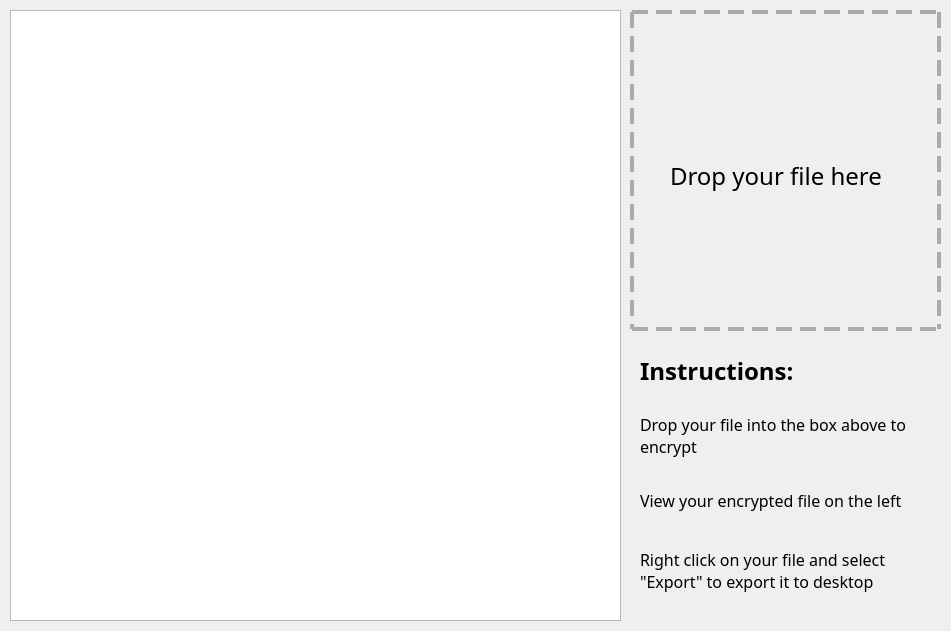
<?xml version="1.0" encoding="UTF-8"?>
<ui version="4.0">
 <class>fileEncryption</class>
 <widget class="QWidget" name="fileEncryption">
  <property name="geometry">
   <rect>
    <x>0</x>
    <y>0</y>
    <width>951</width>
    <height>631</height>
   </rect>
  </property>
  <property name="minimumSize">
   <size>
    <width>951</width>
    <height>631</height>
   </size>
  </property>
  <property name="maximumSize">
   <size>
    <width>951</width>
    <height>631</height>
   </size>
  </property>
  <property name="windowTitle">
   <string>File Encryption</string>
  </property>
  <widget class="QWidget" name="widget" native="true">
   <property name="geometry">
    <rect>
     <x>630</x>
     <y>10</y>
     <width>311</width>
     <height>321</height>
    </rect>
   </property>
   <property name="autoFillBackground">
    <bool>false</bool>
   </property>
   <property name="styleSheet">
    <string notr="true">border: 4px dashed #aaa</string>
   </property>
   <widget class="QLabel" name="dropFileLabel">
    <property name="geometry">
     <rect>
      <x>40</x>
      <y>140</y>
      <width>231</width>
      <height>51</height>
     </rect>
    </property>
    <property name="font">
     <font>
      <family>Segoe Print</family>
      <pointsize>18</pointsize>
     </font>
    </property>
    <property name="styleSheet">
     <string notr="true">border: none</string>
    </property>
    <property name="text">
     <string>Drop your file here</string>
    </property>
   </widget>
  </widget>
  <widget class="QLabel" name="instructionText">
   <property name="geometry">
    <rect>
     <x>640</x>
     <y>350</y>
     <width>191</width>
     <height>41</height>
    </rect>
   </property>
   <property name="font">
    <font>
     <family>Segoe Print</family>
     <pointsize>18</pointsize>
     <weight>75</weight>
     <bold>true</bold>
    </font>
   </property>
   <property name="text">
    <string>Instructions:</string>
   </property>
  </widget>
  <widget class="QLabel" name="instructionText1">
   <property name="geometry">
    <rect>
     <x>640</x>
     <y>410</y>
     <width>291</width>
     <height>51</height>
    </rect>
   </property>
   <property name="font">
    <font>
     <family>Segoe Print</family>
     <pointsize>12</pointsize>
    </font>
   </property>
   <property name="text">
    <string>Drop your file into the box above to encrypt</string>
   </property>
   <property name="scaledContents">
    <bool>false</bool>
   </property>
   <property name="wordWrap">
    <bool>true</bool>
   </property>
  </widget>
  <widget class="QLabel" name="instructionText2">
   <property name="geometry">
    <rect>
     <x>640</x>
     <y>470</y>
     <width>291</width>
     <height>61</height>
    </rect>
   </property>
   <property name="font">
    <font>
     <family>Segoe Print</family>
     <pointsize>12</pointsize>
    </font>
   </property>
   <property name="text">
    <string>View your encrypted file on the left</string>
   </property>
   <property name="wordWrap">
    <bool>true</bool>
   </property>
  </widget>
  <widget class="QLabel" name="instructionText3">
   <property name="geometry">
    <rect>
     <x>640</x>
     <y>520</y>
     <width>311</width>
     <height>101</height>
    </rect>
   </property>
   <property name="font">
    <font>
     <family>Segoe Print</family>
     <pointsize>12</pointsize>
    </font>
   </property>
   <property name="text">
    <string>Right click on your file and select &quot;Export&quot; to export it to desktop</string>
   </property>
   <property name="wordWrap">
    <bool>true</bool>
   </property>
  </widget>
  <widget class="QTreeView" name="treeView">
   <property name="geometry">
    <rect>
     <x>10</x>
     <y>10</y>
     <width>611</width>
     <height>611</height>
    </rect>
   </property>
  </widget>
 </widget>
 <resources/>
 <connections/>
</ui>
